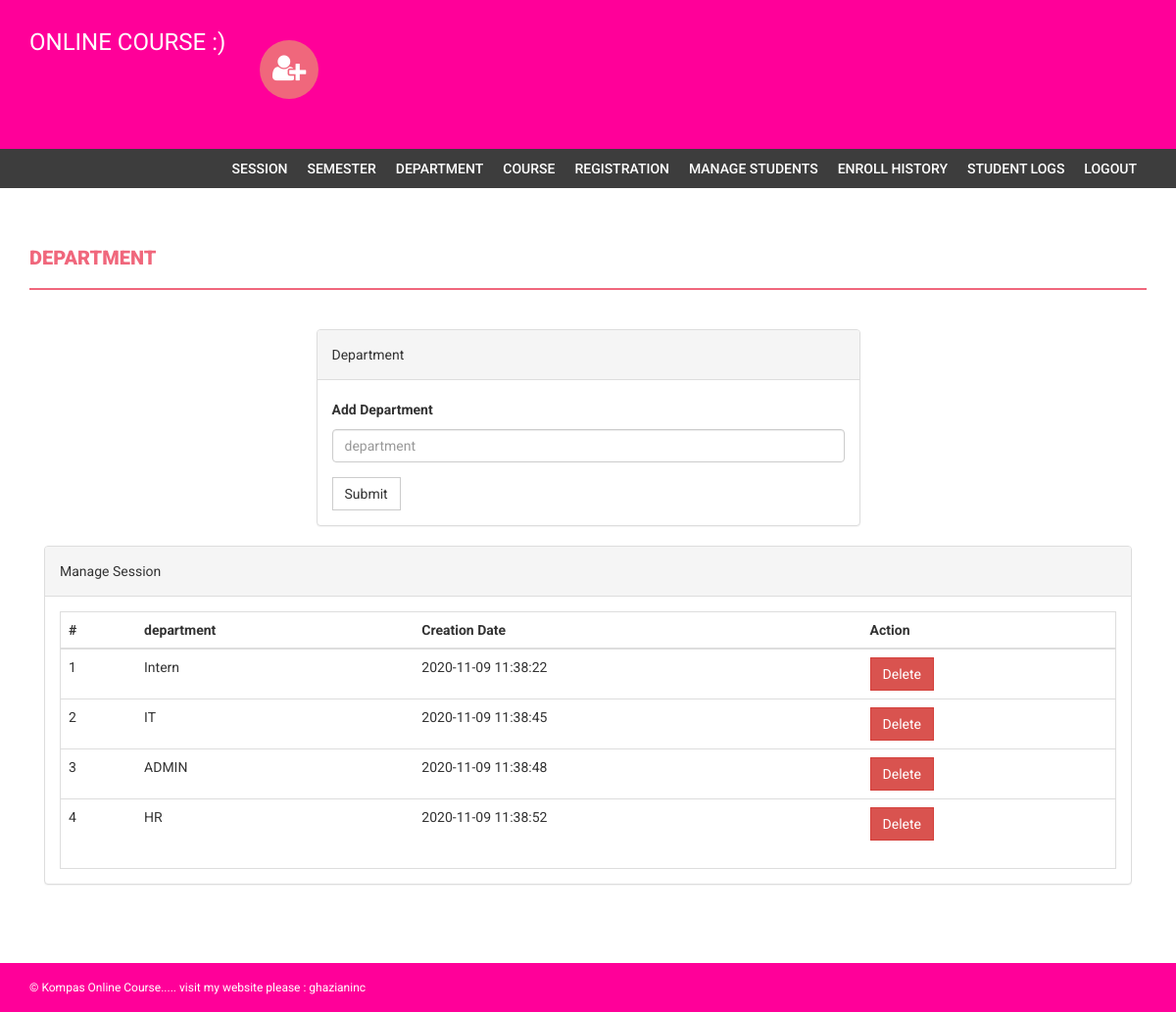
The page /admin/department.php (signed in) on the database its author committed.
### tables this page shows
CREATE TABLE `department` (
  `id` int(11) NOT NULL,
  `department` varchar(255) DEFAULT NULL,
  `creationDate` timestamp NULL DEFAULT current_timestamp()
);

### admin/department.php (the view, shortened to what this page needs)
<?php
if(strlen($_SESSION['alogin'])==0)
    {
header('location:index.php');
}
else{
?>
<!DOCTYPE html>
<html xmlns="http://www.w3.org/1999/xhtml">
<head>
    <link href="assets/css/bootstrap.css" rel="stylesheet" />
    <link href="assets/css/font-awesome.css" rel="stylesheet" />
    <link href="assets/css/style.css" rel="stylesheet" />
</head>
<body>
<?php include('includes/header.php');?>
<?php if($_SESSION['alogin']!="")
{
 include('includes/menubar.php');
}
 ?>
    <div class="content-wrapper">
        <div class="container">
              <div class="row">
                    <div class="col-md-12">
                        <h1 class="page-head-line">Department  </h1>
                    </div>
                </div>
                <div class="row" >
                  <div class="col-md-3"></div>
                    <div class="col-md-6">
                        <div class="panel panel-default">
                        <div class="panel-heading">
                           Department
                        </div>
                        <div class="panel-body">
                       <form name="dept" method="post">
   <div class="form-group">
    <label for="department">Add Department  </label>
    <input type="text" class="form-control" id="department" name="department" placeholder="department" required />
  </div>
 <button type="submit" name="submit" class="btn btn-default">Submit</button>
</form>
                            </div>
                            </div>
                    </div>
                </div>
                <div class="col-md-12">
                    <div class="panel panel-default">
                        <div class="panel-heading">
                            Manage Session
                        </div>
                        <div class="panel-body">
                            <div class="table-responsive table-bordered">
                                <table class="table">
                                    <thead>
                                        <tr>
                                            <th>#</th>
                                            <th>department</th>
                                            <th>Creation Date</th>
                                            <th>Action</th>
                                        </tr>
                                    </thead>
                                    <tbody>
<?php
$sql=mysqli_query($con,"select * from department");
$cnt=1;
while($row=mysqli_fetch_array($sql))
{
?>
                                        <tr>
                                            <td><?php echo $cnt;?></td>
                                            <td><?php echo htmlentities($row['department']);?></td>
                                            <td><?php echo htmlentities($row['creationDate']);?></td>
                                            <td>
  <a href="department.php?id=<?php echo $row['id']?>&del=delete" onClick="return confirm('Are you sure you want to delete?')">
                                            <button class="btn btn-danger">Delete</button>
</a>
                                            </td>
                                        </tr>
<?php
$cnt++;
} ?>
                                    </tbody>
                                </table>
                            </div>
                        </div>
                    </div>
                </div>
            </div>
        </div>
  <?php include('includes/footer.php');?>
</body>
</html>
<?php } ?>

### admin/assets/css/style.css (style rules this page uses)
body { font-family: 'Roboto', sans-serif; line-height: 30px; }
.content-wrapper { margin-top: 40px; min-height: 600px; padding-bottom: 60px; }
.page-head-line { font-weight: 900; padding-bottom: 20px; border-bottom: 2px solid #F0677C; text-transform: uppercase; color: #F0677C; font-size: 20px; margin-bottom: 40px; }
.btn { border-radius: 0px; -webkit-border-radius: 0px; -moz-border-radius: 0px; }

### rows shown on the page
department: department "Intern", creationDate "2020-11-09 11:38:22"
department: department "IT", creationDate "2020-11-09 11:38:45"
department: department "ADMIN", creationDate "2020-11-09 11:38:48"
department: department "HR", creationDate "2020-11-09 11:38:52"
